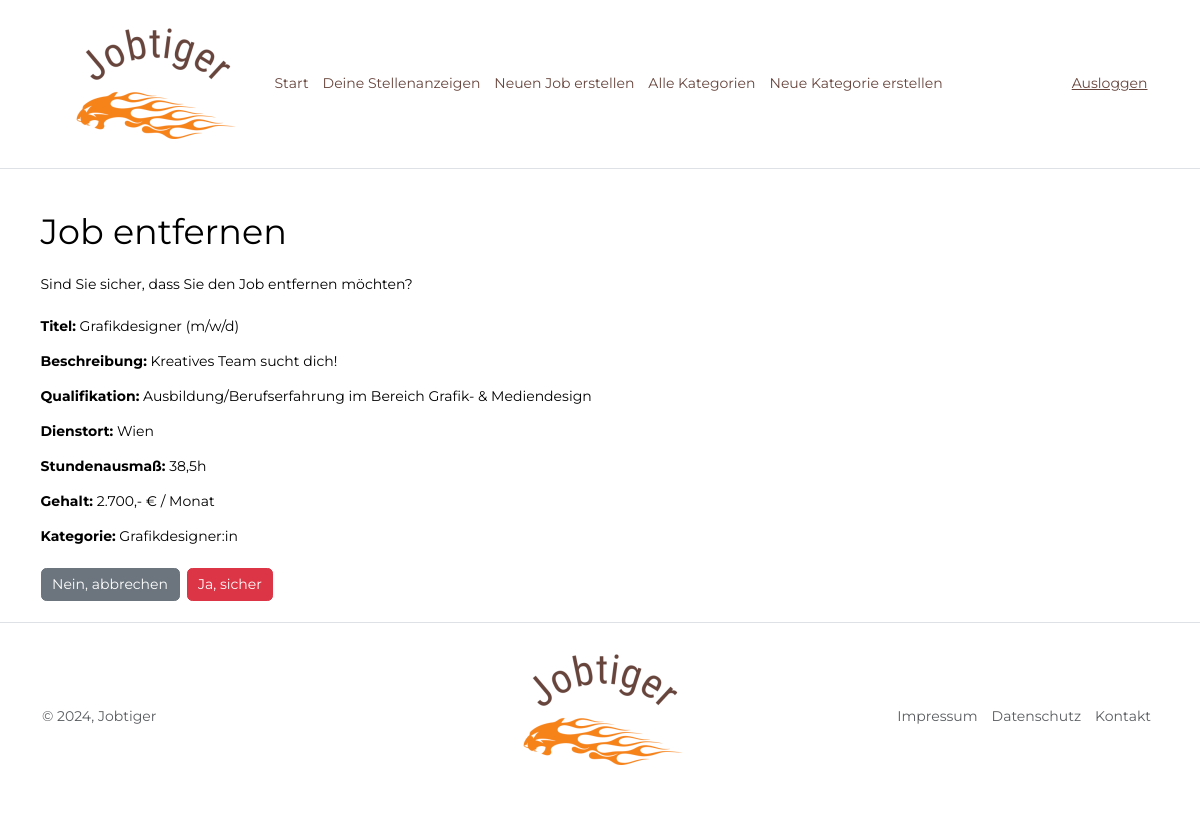
Page /job_entfernen.php?id=8 (signed in) on the committed database.
### tables this page shows
CREATE TABLE `jobs` (
  `id` int(10) UNSIGNED NOT NULL,
  `titel` varchar(255) NOT NULL,
  `beschreibung` varchar(255) NOT NULL,
  `qualifikation` varchar(255) NOT NULL,
  `dienstort` varchar(255) NOT NULL,
  `stundenausmass` varchar(255) NOT NULL,
  `gehalt` varchar(255) NOT NULL,
  `kategorie_id` int(10) UNSIGNED NOT NULL,
  `benutzer_id` int(10) UNSIGNED NOT NULL,
  `datum` datetime NOT NULL DEFAULT current_timestamp(),
  `sichtbar` varchar(10) NOT NULL DEFAULT 'ja',
  `aenderungsdatum` datetime NOT NULL DEFAULT current_timestamp()
);

CREATE TABLE `kategorien` (
  `id` int(10) UNSIGNED NOT NULL,
  `kategorie` varchar(255) NOT NULL
);

### setup.php (called while the page is built, shortened)
<?php
spl_autoload_register(
    function (string $klasse) {
        $prefix = "WIFI\\Jobportal\\";
        $basis = __DIR__ . "/";
        $laenge = strlen($prefix);
        $klasse_ohne_prefix = substr($klasse, $laenge);
        $datei = $basis . $klasse_ohne_prefix . ".php";
        $datei = str_replace("\\", "/", $datei);
    }
);

### Fdb/Mysql.php (called while the page is built, shortened)
<?php
class Mysql {
    private static ?Mysql $instanz = null;
    public static function getInstanz(): Mysql {
        if (!self::$instanz) {
            self::$instanz = new Mysql();
        }
        return self::$instanz;
    }
    private \mysqli $db;
    public function verbinden() {
        $this->db = new \mysqli(MYSQL_HOST, MYSQL_USER, MYSQL_PASSWORT, MYSQL_DATENBANK);
        $this->db->set_charset('utf8mb4');
    }
    public function escape(string $wert): string {
        return $this->db->real_escape_string($wert);
    }
    public function query(string $input): \mysqli_result|bool {
        $ergebnis = $this->db->query($input);
        return $ergebnis;
    }
}

### Fdb/Model/Row/RowAbstract.php (called while the page is built, shortened)
<?php
abstract class RowAbstract {
    protected string $tabelle;
    private array $daten = [];
    public function __construct(array|int $id_oder_daten) {
        if (is_array($id_oder_daten)) {
            $this->daten = $id_oder_daten;
        } else {
            $db = Mysql::getInstanz();
            $sql_id = $db->escape($id_oder_daten);
            $ergebnis = $db->query("SELECT * FROM {$this->tabelle} WHERE id = '{$sql_id}'");
            $this->daten = $ergebnis->fetch_assoc();
        }
    }
    public function __get(string $eigenschaft): mixed {
        return $this->daten[$eigenschaft];
    }
}

### Fdb/Model/Row/Job.php (called while the page is built, shortened)
<?php
class Job extends RowAbstract {
    public function get_kategorie(): Kategorie {
        return new Kategorie($this->kategorie_id);
    }
}

### job_entfernen.php (the view, shortened to what this page needs)
<?php
include "setup.php";
include "kopf-backend.php";
echo '<div class="container">';
echo '<h1 class="my-4">Job entfernen</h1>';
$job = new Job($_GET["id"]);
if (!empty($_GET["doit"])) {
    $job->entfernen();
    echo '<div class="alert alert-success" role="alert">Job wurde gelöscht.</div>';
    echo '<a href="jobs_liste.php" class="btn btn-primary">Zurück zur Liste</a>';
} else {
    echo '<p class="my-4">Sind Sie sicher, dass Sie den Job entfernen möchten?</p>';
    echo '<div class="mb-3"><strong>Titel:</strong> ' . htmlspecialchars($job->titel) . '</div>';
    echo '<div class="mb-3"><strong>Beschreibung:</strong> ' . nl2br(htmlspecialchars($job->beschreibung)) . '</div>';
    echo '<div class="mb-3"><strong>Qualifikation:</strong> ' . htmlspecialchars($job->qualifikation) . '</div>';
    echo '<div class="mb-3"><strong>Dienstort:</strong> ' . htmlspecialchars($job->dienstort) . '</div>';
    echo '<div class="mb-3"><strong>Stundenausmaß:</strong> ' . htmlspecialchars($job->stundenausmass) . '</div>';
    echo '<div class="mb-3"><strong>Gehalt:</strong> ' . htmlspecialchars($job->gehalt) . '</div>';
    echo '<div class="mb-3"><strong>Kategorie:</strong> ' . htmlspecialchars($job->get_kategorie()->kategorie) . '</div>';
    echo '<div class="mt-4">';
    echo '<a href="jobs_liste.php" class="btn btn-secondary me-2">Nein, abbrechen</a>';
    echo '<a href="job_entfernen.php?id=' . htmlspecialchars($job->id) . '&amp;doit=1" class="btn btn-danger">Ja, sicher</a>';
    echo '</div>';
}
echo '</div>';
include "fuss.php";
?>

### css/style.css (style rules this page uses)
:root { --primary: orange; --dark-brown: #67453d; }
html, body { margin: 0; padding: 0; font-family: Montserrat; font-size: 14px; color: var(--text-color); }
html * { box-sizing: border-box; }

### rows in the picture
jobs: titel "Grafikdesigner (m/w/d)", beschreibung "Kreatives Team sucht dich!", qualifikation "Ausbildung/Berufserfahrung im Bereich Grafik- & Mediendesign", dienstort "Wien", stundenausmass "38,5h", gehalt "2.700,- € / Monat", kategorie.kategorie "Grafikdesigner:in"
